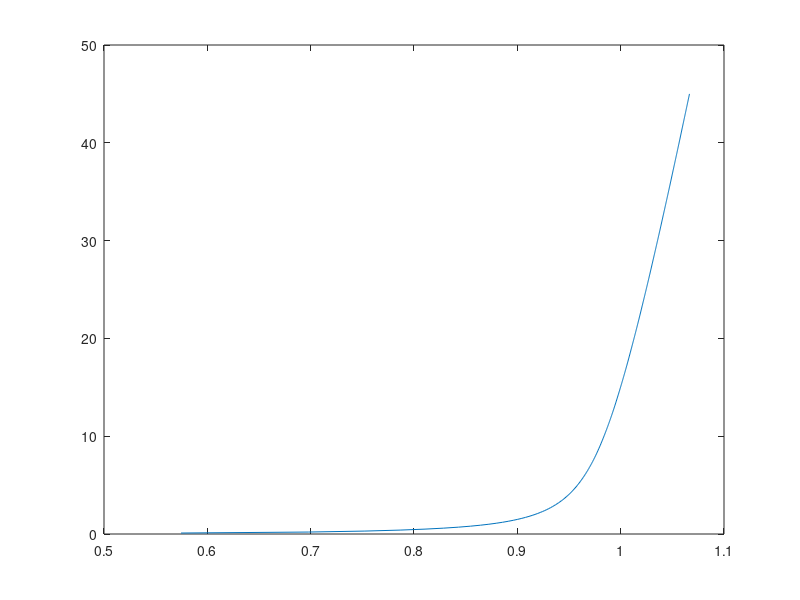

Source code (MATLAB):
function outXpL = XWLC(F, P, S, kT, method)
%Writes

if nargin < 5 || isempty(method)
    method = 3; %method 1: classic, 2: what phage used, 3: wikipedia
end

if nargin < 4 || isempty(kT)
    kT = 4.14;
end
if nargin < 3 || isempty(S)
    S = 550;
end
if nargin < 2 || isempty(P)
    P = 60;
end
if nargin < 1 || isempty(F)
    F = 0.1:0.1:45;
end


switch method
    case 2 %phage, legacy
        % Simplification Variables
        a = -4*(F*P/kT-0.75);
        b = 4;
        m = 2*sqrt(-a/3);
        q = acos(3*b./(m.*a));
        sgn = 2*(a <= 0)-1; %accounts for change of sign and uses correct soln (YRC 10/06)
        outXpL = 1+F./S+1./(m.*cos(q/3+sgn*2*pi/3));
%         % at some point, they wanted this to output K*L; saved here (comment)
%         k = kT/P*(0.5./(1-outXpL+F/S).^3+1)./(1+kT/P/S*(0.5./(1-outXpL+F/S).^3+1));
%         outXpL = k;
    case 3 %wikipedia
        %Simplification var.s
        C1 = F*P/kT;
        C2 = exp(nthroot(900./C1,4));
        outXpL = 4/3 ...
            + -4./(3.*sqrt(C1+1)) ...
            + -10*C2 ./sqrt(C1) ./(C2-1).^2 ...
            + C1.^1.62 ./ (3.55+ 3.8* C1.^2.2) ...
            + F./S;
    otherwise %pure theory
        outXpL = 1-.5*(kT./F/P).^.5 + F/K;
end

if nargin < 1
    figure Name XWLC
    plot(outXpL,0.1:0.1:45)
end
end
